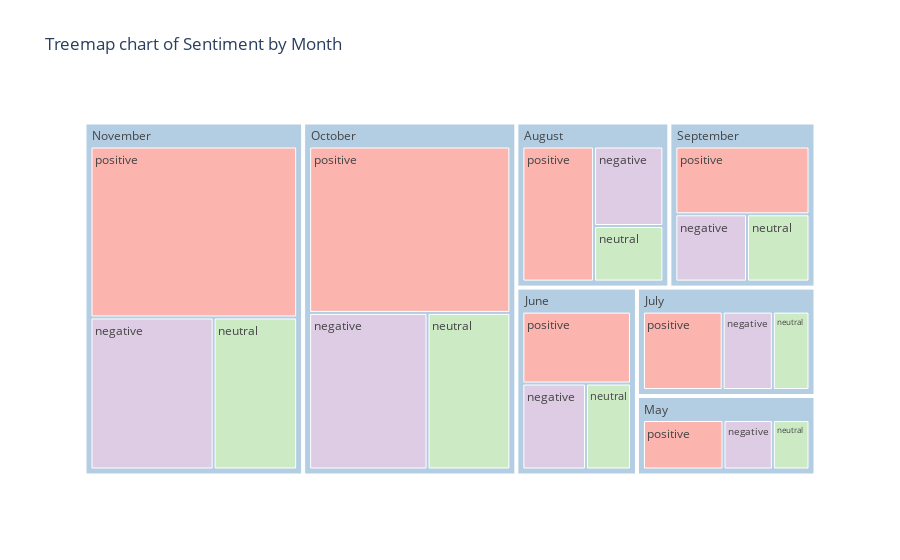

This figure's notebook cell:
### Code cell
# By Month
month_dict = {
    1: 'January',
    2: 'February',
    3: 'March',
    4: 'April',
    5: 'May',
    6: 'June',
    7: 'July',
    8: 'August',
    9: 'September',
    10: 'October',
    11: 'November',
    12: 'December'
}

df['month'] = df['month'].map(month_dict)

fig = px.treemap(df, title='Treemap chart of Sentiment by Month',
                 path=['month', 'Predicted_Sentiment'], color="Predicted_Sentiment", color_discrete_sequence=color_sequence)
fig.show()

### Figure 1 — Plotly figure (JSON) as saved in the notebook; plotly's stock layout.template omitted (floating-point values rounded to 4 significant figures)
{"data": [{"branchvalues": "total", "customdata": [["negative"], ["(?)"], ["(?)"], ["(?)"], ["(?)"], ["(?)"], ["positive"], ["positive"], ["positive"], ["positive"], ["positive"], ["positive"], ["positive"], ["neutral"], ["neutral"], ["neutral"], ["neutral"], ["neutral"], ["neutral"], ["neutral"], ["negative"], ["negative"], ["negative"], ["negative"], ["negative"], ["negative"], ["(?)"], ["(?)"]], "domain": {"x": [0, 1], "y": [0, 1]}, "hovertemplate": "labels=%{label}<br>count=%{value}<br>parent=%{parent}<br>id=%{id}<br>Predicted_Sentiment=%{customdata[0]}<extra></extra>", "ids": ["August/negative", "November", "May", "June", "July", "August", "September/positive", "October/positive", "November/positive", "May/positive", "June/positive", "July/positive", "August/positive", "September/neutral", "October/neutral", "November/neutral", "May/neutral", "June/neutral", "July/neutral", "August/neutral", "September/negative", "October/negative", "November/negative", "May/negative", "June/negative", "July/negative", "October", "September"], "labels": ["negative", "November", "May", "June", "July", "August", "positive", "positive", "positive", "positive", "positive", "positive", "positive", "neutral", "neutral", "neutral", "neutral", "neutral", "neutral", "neutral", "negative", "negative", "negative", "negative", "negative", "negative", "October", "September"], "marker": {"colors": ["rgb(222,203,228)", "rgb(179,205,227)", "rgb(179,205,227)", "rgb(179,205,227)", "rgb(179,205,227)", "rgb(179,205,227)", "rgb(251,180,174)", "rgb(251,180,174)", "rgb(251,180,174)", "rgb(251,180,174)", "rgb(251,180,174)", "rgb(251,180,174)", "rgb(251,180,174)", "rgb(204,235,197)", "rgb(204,235,197)", "rgb(204,235,197)", "rgb(204,235,197)", "rgb(204,235,197)", "rgb(204,235,197)", "rgb(204,235,197)", "rgb(222,203,228)", "rgb(222,203,228)", "rgb(222,203,228)", "rgb(222,203,228)", "rgb(222,203,228)", "rgb(222,203,228)", "rgb(179,205,227)", "rgb(179,205,227)"]}, "name": "", "parents": ["August", "", "", "", "", "", "September", "October", "November", "May", "June", "July", "August", "September", "October", "November", "May", "June", "July", "August", "September", "October", "November", "May", "June", "July", "", ""], "type": "treemap", "values": [283, 2991, 550, 878, 750, 979, 469, 1503, 1583, 266, 400, 359, 498, 217, 582, 569, 121, 198, 165, 198, 249, 832, 839, 163, 280, 226, 2917, 935]}], "layout": {"legend": {"tracegroupgap": 0}, "title": {"text": "Treemap chart of Sentiment by Month"}, "treemapcolorway": ["rgb(222,203,228)", "rgb(179,205,227)", "rgb(251,180,174)", "rgb(204,235,197)", "rgb(254,217,166)", "rgb(255,255,204)", "rgb(229,216,189)", "rgb(253,218,236)", "rgb(242,242,242)"]}}
